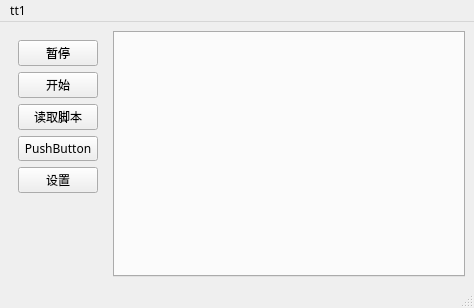
<?xml version="1.0" encoding="UTF-8"?>
<ui version="4.0">
 <class>MainWindow</class>
 <widget class="QMainWindow" name="MainWindow">
  <property name="geometry">
   <rect>
    <x>0</x>
    <y>0</y>
    <width>474</width>
    <height>308</height>
   </rect>
  </property>
  <property name="font">
   <font>
    <family>微软雅黑</family>
    <pointsize>9</pointsize>
   </font>
  </property>
  <property name="windowTitle">
   <string>mhbot</string>
  </property>
  <property name="styleSheet">
   <string notr="true"/>
  </property>
  <widget class="QWidget" name="centralwidget">
   <layout class="QGridLayout" name="gridLayout_2">
    <item row="0" column="0">
     <widget class="QWidget" name="widget" native="true">
      <layout class="QGridLayout" name="gridLayout">
       <item row="2" column="0">
        <widget class="QPushButton" name="pushButton_loadscript">
         <property name="font">
          <font>
           <family>微软雅黑</family>
           <pointsize>9</pointsize>
          </font>
         </property>
         <property name="text">
          <string>读取脚本</string>
         </property>
        </widget>
       </item>
       <item row="0" column="0">
        <widget class="QPushButton" name="pushButton_pause">
         <property name="text">
          <string>暂停</string>
         </property>
        </widget>
       </item>
       <item row="1" column="0">
        <widget class="QPushButton" name="pushButton_start">
         <property name="text">
          <string>开始</string>
         </property>
        </widget>
       </item>
       <item row="4" column="0">
        <widget class="QPushButton" name="pushButton_option">
         <property name="text">
          <string>设置</string>
         </property>
        </widget>
       </item>
       <item row="3" column="0">
        <widget class="QPushButton" name="pushButton_2">
         <property name="text">
          <string>PushButton</string>
         </property>
        </widget>
       </item>
       <item row="5" column="0">
        <spacer name="verticalSpacer">
         <property name="orientation">
          <enum>Qt::Vertical</enum>
         </property>
         <property name="sizeHint" stdset="0">
          <size>
           <width>20</width>
           <height>40</height>
          </size>
         </property>
        </spacer>
       </item>
      </layout>
     </widget>
    </item>
    <item row="0" column="1">
     <widget class="QTabWidget" name="tabWidget">
      <property name="font">
       <font>
        <pointsize>9</pointsize>
       </font>
      </property>
      <property name="currentIndex">
       <number>-1</number>
      </property>
      <property name="tabBarAutoHide">
       <bool>false</bool>
      </property>
     </widget>
    </item>
   </layout>
  </widget>
  <widget class="QMenuBar" name="menubar">
   <property name="geometry">
    <rect>
     <x>0</x>
     <y>0</y>
     <width>474</width>
     <height>20</height>
    </rect>
   </property>
   <widget class="QMenu" name="menuTt1">
    <property name="title">
     <string>tt1</string>
    </property>
    <addaction name="actionTt2"/>
    <addaction name="actionTt2_2"/>
    <addaction name="actionTt4"/>
   </widget>
   <addaction name="menuTt1"/>
  </widget>
  <widget class="QStatusBar" name="statusbar"/>
  <action name="actionTt2">
   <property name="text">
    <string>tt2</string>
   </property>
  </action>
  <action name="actionTt2_2">
   <property name="text">
    <string>tt3</string>
   </property>
  </action>
  <action name="actionTt4">
   <property name="text">
    <string>tt4</string>
   </property>
  </action>
 </widget>
 <resources/>
 <connections/>
</ui>
